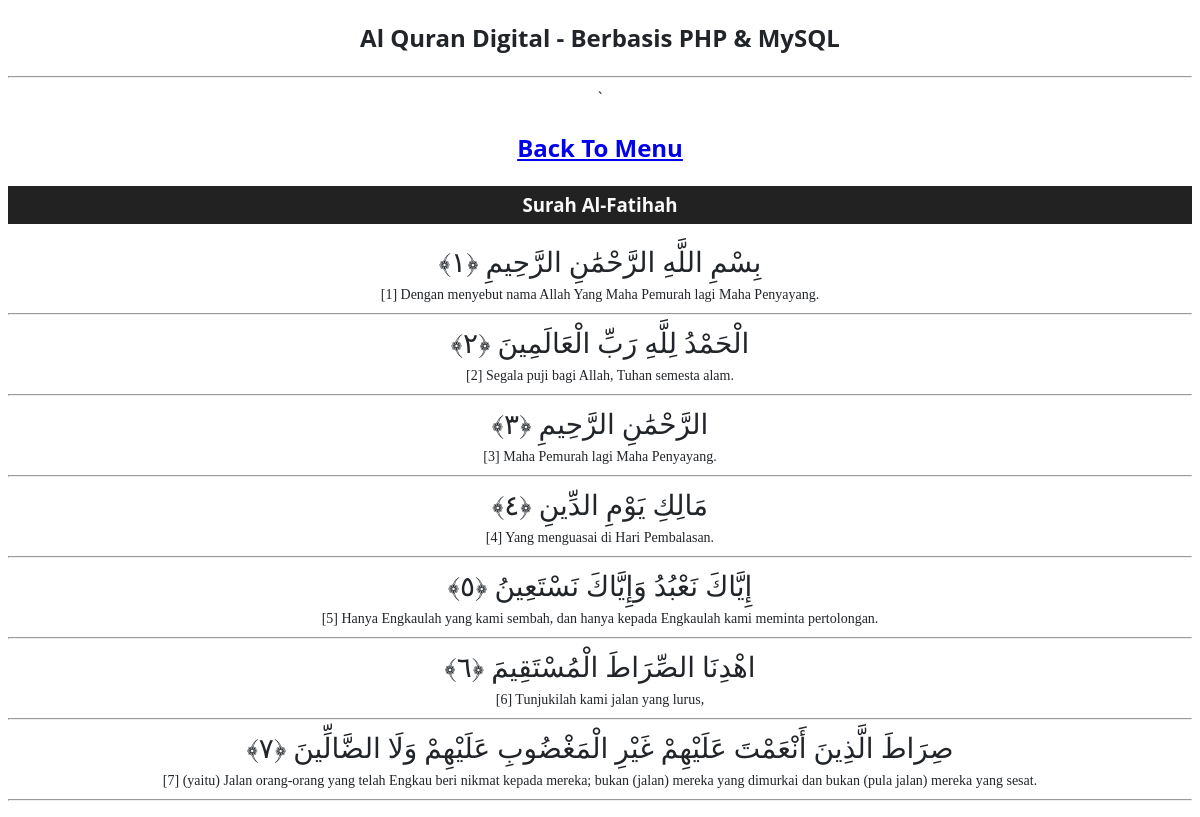
Screenshot of /index.php?surat=1&nama=Surah Al-Fatihah with the database file from the repository.
### tables this page shows
CREATE TABLE IF NOT EXISTS `ArabicQuran` (
	`index` INTEGER NOT NULL AUTO_INCREMENT,
	`DatabaseID` SMALLINT NOT NULL,
	`surat` INTEGER NOT NULL,
	`ayat` INTEGER NOT NULL,
	`text` TEXT NOT NULL,
	PRIMARY KEY (`index`) 
);

CREATE TABLE IF NOT EXISTS `IndonesianQuran` (
	`index` INTEGER NOT NULL AUTO_INCREMENT,
	`DatabaseID` SMALLINT NOT NULL,
	`surat` INTEGER NOT NULL,
	`ayat` INTEGER NOT NULL,
	`text` TEXT NOT NULL,
	PRIMARY KEY (`index`) 
);

### database/config.php (called while the page is built, shortened)
<?php
function database($sql){
	$db = new mysqli("localhost", "root", "", "quran");
	$db->query("SET NAMES 'utf8'");
	$db->query('SET CHARACTER SET utf8');
	if(!$result = $db->query($sql)){
    		die('There was an error running the query [' . $db->error . ']');
	}
	$return = array();
	while($row = $result->fetch_array()){
    		$return[] = $row;
	}
	return $return;
}
?>

### tampil_surah.php (the view, shortened to what this page needs)
 <?php
 function show_quran($surat, $nama=''){
	echo '<h2><a href="index.php">Back To Menu</a></h2>';
	echo '<center><h3>'.$nama.'</h3></center>';
	$data = database("SELECT A.text as arabic, B.text as indonesia FROM ArabicQuran A LEFT OUTER JOIN IndonesianQuran B ON A.index=B.index WHERE A.surat = $surat");
	$ayat = 1;
	foreach($data as $d){
    		$str = mb_strtolower($d['arabic']);
  		echo '<p class ="arabic">'. $str .' ﴿'.format_arabic_number($ayat).'﴾</p>';
		echo '<p class ="latin">'.'['.$ayat.'] '.$d['indonesia'] .'</p>';
		echo '<hr />';
		$ayat++;
	}
}
 ?>

### index.php (shortened to what this page needs)
<!DOCTYPE html>
<html >
<head>
	<link rel="stylesheet" type="text/css" href="css/arabic.css">
	<link rel="stylesheet" type="text/css" href="css/main.css">
	<link rel="stylesheet" type="text/css" href="css/table.css">
</head>
<body style="text-align:center">
 <h2>Al Quran Digital - Berbasis PHP & MySQL</h2><hr/>
 <table style="width:100%" class="table1">
 </head>
<body>
<?php
include 'database/config.php';
$surat = isset($_GET['surat']) ? $_GET['surat'] : 0;
$nama = isset($_GET['nama']) ? $_GET['nama'] : '';
if($surat == 0)
	show_daftar();
else
	show_quran($surat, $nama);
function format_arabic_number($number){
	$arabic_number = array('٠','١','٢','٣','٤','٥','٦','٧','٨','٩');
	$jum_karakter = strlen($number);
	$temp = "";
	for($i = 0; $i < $jum_karakter; $i++){
		$char = substr($number, $i, 1);
		$temp .= $arabic_number[$char];
	}
	return '<span class="arabic_number">'.$temp.'</span>';
}
?>
</body>
</html>

### css/arabic.css (style rules this page uses)
h3 { background:#222; color:#f9f9f9; padding:5px; }
.arabic { font-family: 'Uthmani', serif; font-size: 28px; font-weight: normal; direction:rtl; padding : 0 5px; margin : 0; }
.arabic_number { font-size: 28px; font-weight: normal; }
.latin { font-family: serif; font-size: 14px; font-weight: normal; direction:ltr; padding : 0; margin : 0; }

### css/main.css (style rules this page uses)
body { font-family: "Open Sans", sans-serif; line-height: 1.25; font-weight: 400; line-height: 1.5; color: #212529; text-align: left; }
table { border: 1px solid #ccc; border-collapse: collapse; margin: 0; padding: 0; width: 100%; table-layout: fixed; }

### css/table.css (style rules this page uses)
.table1, th, td { padding: 8px 20px; text-align: left; }

### rows the page displays
arabicquran: text "بِسْمِ اللَّهِ الرَّحْمَٰنِ الرَّحِيمِ", temp "١", indonesianquran.text "Dengan menyebut nama Allah Yang Maha Pemurah lagi Maha Penyayang."
arabicquran: text "الْحَمْدُ لِلَّهِ رَبِّ الْعَالَمِينَ", temp "٢", indonesianquran.text "Segala puji bagi Allah, Tuhan semesta alam."
arabicquran: text "الرَّحْمَٰنِ الرَّحِيمِ", temp "٣", indonesianquran.text "Maha Pemurah lagi Maha Penyayang."
arabicquran: text "مَالِكِ يَوْمِ الدِّينِ", temp "٤", indonesianquran.text "Yang menguasai di Hari Pembalasan."
arabicquran: text "إِيَّاكَ نَعْبُدُ وَإِيَّاكَ نَسْتَعِينُ", temp "٥", indonesianquran.text "Hanya Engkaulah yang kami sembah, dan hanya kepada Engkaulah kami meminta pertolongan."
arabicquran: text "اهْدِنَا الصِّرَاطَ الْمُسْتَقِيمَ", temp "٦", indonesianquran.text "Tunjukilah kami jalan yang lurus,"
arabicquran: text "صِرَاطَ الَّذِينَ أَنْعَمْتَ عَلَيْهِمْ غَيْرِ الْمَغْضُوبِ عَلَيْهِمْ وَلَا الضَّالِّينَ", temp "٧", indonesianquran.text "(yaitu) Jalan orang-orang yang telah Engkau beri nikmat kepada mereka; bukan (jalan) mereka yang dimurkai dan bukan (pula jalan) mereka yang sesat."

### other values shown
$nama "Surah Al-Fatihah"
